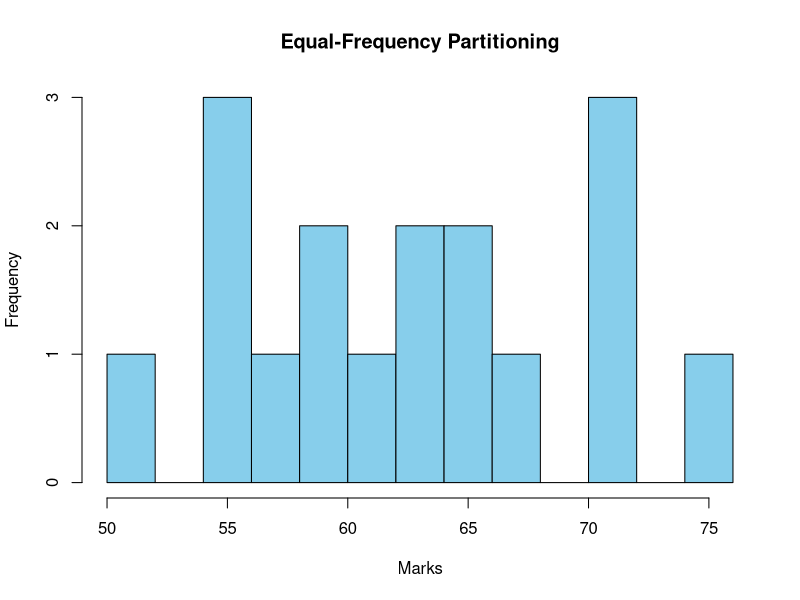
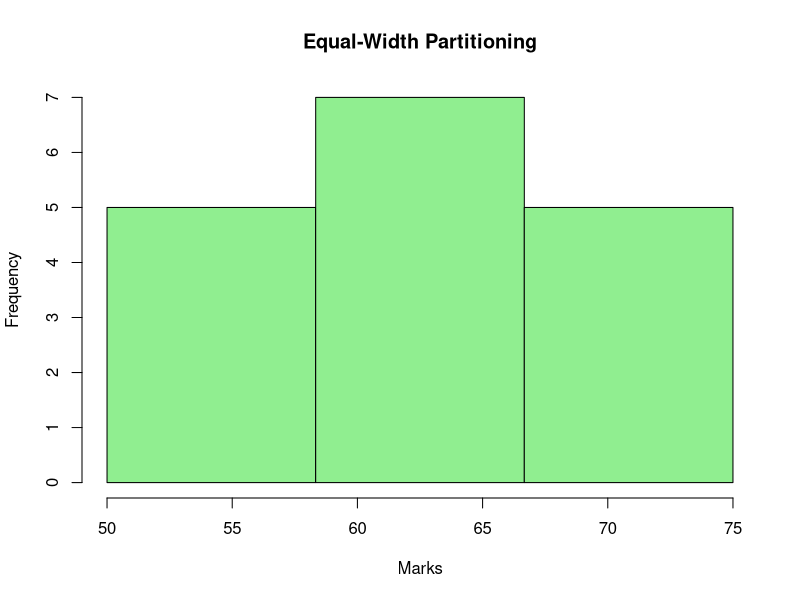
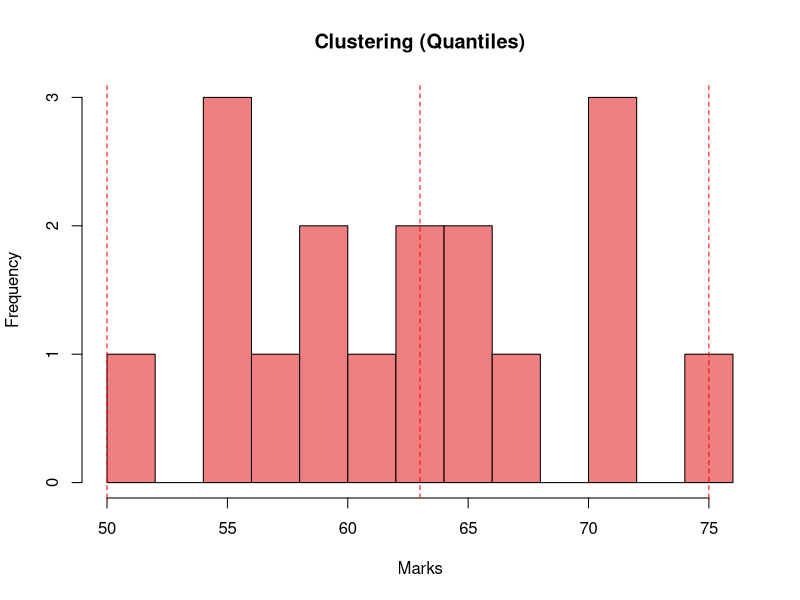

Write R code to recreate these figures, in order.
# Given dataset
marks <- c(55, 60, 71, 63, 55, 65, 50, 55, 58, 59, 61, 63, 65, 67, 71, 72, 75)

# Equal-Frequency (Equi-Depth) Partitioning
hist(marks, breaks = length(unique(marks)), 
     main = "Equal-Frequency Partitioning", col = "skyblue", xlab = "Marks")

# Equal-Width Partitioning
hist(marks, breaks = seq(min(marks), max(marks), length.out = 4), 
     main = "Equal-Width Partitioning", col = "lightgreen", xlab = "Marks")

# Clustering (Quantiles)
hist(marks, breaks = length(unique(marks)), 
     main = "Clustering (Quantiles)", col = "lightcoral", xlab = "Marks")
abline(v = quantile(marks, probs = c(0, 0.5, 1), na.rm = TRUE), col = "red", lty = 2)
